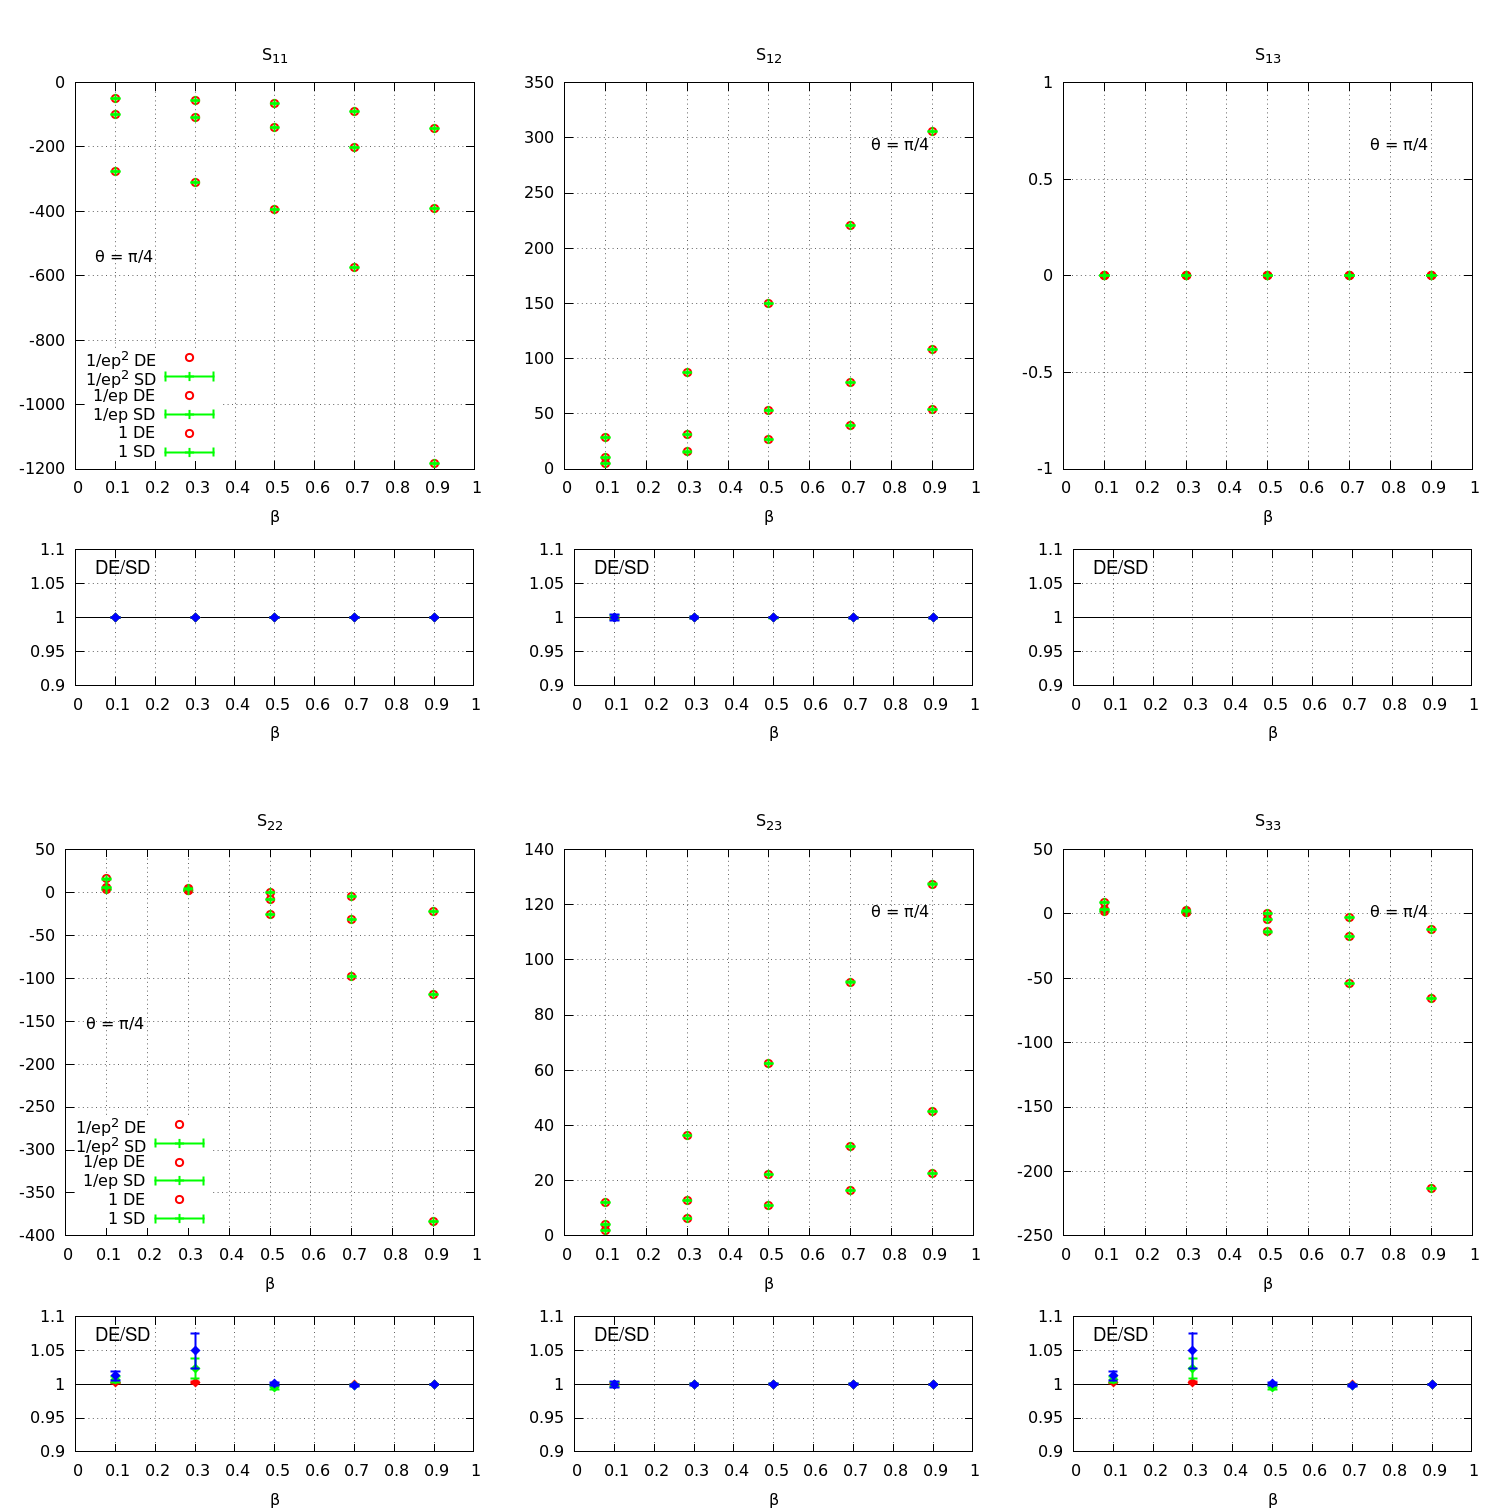

Recreate this plot in gnuplot.
#
 
set terminal pngcairo enhanced size 21in, 21in 
set output 'soft-function-gg-gtad-beta.png'

set multiplot

set ylabel ""
set xlabel "{/Symbol b}"
#set format y "10^{%T}"

set style line 1 lt 1 lw 2 pt 13 ps 1.2 lc rgb "red" 
set style line 2 lt 1 lw 2 pt 13 ps 1.2 lc rgb "green" 
set style line 3 lt 1 lw 2 pt 13 ps 1.2 lc rgb "blue" 
set style line 4 lt 1 lw 2 pt 13 ps 1.2 lc rgb "violet" 

set grid
set xrange [0:1]
set xtics 0.1
set size 0.333333, 0.333333

#-----------------------------------------------------------------------------
#-----------------------------------------------------------------------------
#-- Plots
#-----------------------------------------------------------------------------
#-----------------------------------------------------------------------------

#-----------------------------------------------------------------------------
set origin 0, 0.65
set key bottom left
set title 'S_{11}'
set label 2 "{/Symbol q} = {/Symbol p}/4" at graph 0.05, 0.55 left 
plot   \
  '../tabletad11gg.dat'       u 1:2         ls 1 pt 6 t '1/ep^2 DE',\
  '../tabletad11validgg.dat'  u 1:2:5 w err ls 2 pt 1 t '1/ep^2 SD',\
  '../tabletad11gg.dat'       u 1:3         ls 1 pt 6 t '1/ep DE',\
  '../tabletad11validgg.dat'  u 1:3:6 w err ls 2 pt 1 t '1/ep SD',\
  '../tabletad11gg.dat'       u 1:4         ls 1 pt 6 t '1 DE',\
  '../tabletad11validgg.dat'  u 1:4:7 w err ls 2 pt 1 t '1 SD'

#-----------------------------------------------------------------------------
set origin 0.33, 0.65
set key top left
set title 'S_{12}'
set label 2 "{/Symbol q} = {/Symbol p}/4" at graph 0.75, 0.84 left 
plot   \
  '../tabletad12gg.dat'       u 1:2         ls 1 pt 6 t '',\
  '../tabletad12validgg.dat'  u 1:2:5 w err ls 2 pt 1 t '',\
  '../tabletad12gg.dat'       u 1:3         ls 1 pt 6 t '',\
  '../tabletad12validgg.dat'  u 1:3:6 w err ls 2 pt 1 t '',\
  '../tabletad12gg.dat'       u 1:4         ls 1 pt 6 t '',\
  '../tabletad12validgg.dat'  u 1:4:7 w err ls 2 pt 1 t ''


#-----------------------------------------------------------------------------
set origin 0.66, 0.65
set key top left
set title 'S_{13}'

set label 2 "{/Symbol q} = {/Symbol p}/4" at graph 0.75, 0.84 left 
plot   \
  '../tabletad13gg.dat'       u 1:2         ls 1 pt 6 t '',\
  '../tabletad13validgg.dat'  u 1:2:5 w err ls 2 pt 1 t '',\
  '../tabletad13gg.dat'       u 1:3         ls 1 pt 6 t '',\
  '../tabletad13validgg.dat'  u 1:3:6 w err ls 2 pt 1 t '',\
  '../tabletad13gg.dat'       u 1:4         ls 1 pt 6 t '',\
  '../tabletad13validgg.dat'  u 1:4:7 w err ls 2 pt 1 t ''

#-----------------------------------------------------------------------------
set origin 0, 0.142857
set key bottom left
set title 'S_{22}'
set label 2 "{/Symbol q} = {/Symbol p}/4" at graph 0.05, 0.55 left 
plot   \
  '../tabletad22gg.dat'       u 1:2         ls 1 pt 6 t '1/ep^2 DE',\
  '../tabletad22validgg.dat'  u 1:2:5 w err ls 2 pt 1 t '1/ep^2 SD',\
  '../tabletad22gg.dat'       u 1:3         ls 1 pt 6 t '1/ep DE',\
  '../tabletad22validgg.dat'  u 1:3:6 w err ls 2 pt 1 t '1/ep SD',\
  '../tabletad22gg.dat'       u 1:4         ls 1 pt 6 t '1 DE',\
  '../tabletad22validgg.dat'  u 1:4:7 w err ls 2 pt 1 t '1 SD'

#-----------------------------------------------------------------------------
set origin 0.33, 0.142857
set key top left
set title 'S_{23}'
set label 2 "{/Symbol q} = {/Symbol p}/4" at graph 0.75, 0.84 left 
plot   \
  '../tabletad23gg.dat'       u 1:2         ls 1 pt 6 t '',\
  '../tabletad23validgg.dat'  u 1:2:5 w err ls 2 pt 1 t '',\
  '../tabletad23gg.dat'       u 1:3         ls 1 pt 6 t '',\
  '../tabletad23validgg.dat'  u 1:3:6 w err ls 2 pt 1 t '',\
  '../tabletad23gg.dat'       u 1:4         ls 1 pt 6 t '',\
  '../tabletad23validgg.dat'  u 1:4:7 w err ls 2 pt 1 t ''


#-----------------------------------------------------------------------------
set origin 0.66, 0.142857
set key top left
set title 'S_{33}'

set label 2 "{/Symbol q} = {/Symbol p}/4" at graph 0.75, 0.84 left 
plot   \
  '../tabletad33gg.dat'       u 1:2         ls 1 pt 6 t '',\
  '../tabletad33validgg.dat'  u 1:2:5 w err ls 2 pt 1 t '',\
  '../tabletad33gg.dat'       u 1:3         ls 1 pt 6 t '',\
  '../tabletad33validgg.dat'  u 1:3:6 w err ls 2 pt 1 t '',\
  '../tabletad33gg.dat'       u 1:4         ls 1 pt 6 t '',\
  '../tabletad33validgg.dat'  u 1:4:7 w err ls 2 pt 1 t ''


#-----------------------------------------------------------------------------
#-----------------------------------------------------------------------------
#-- Ratios
#-----------------------------------------------------------------------------
#-----------------------------------------------------------------------------
set size 0.333, 0.142857
unset title
unset label 2


#-----------------------------------------------------------------------------
set origin 0,.507
set yrange [0.9:1.1]
set label 3 "DE/SD" at graph 0.05, 0.9 left font "Helvetica,14"
plot   \
   1 lt -1 t '',\
  '<paste ../tabletad11gg.dat ../tabletad11validgg.dat ' u 1:($2/$6):($9/$2)  w err ls 1 t '',\
  '<paste ../tabletad11gg.dat ../tabletad11validgg.dat ' u 1:($3/$7):($10/$3) w err ls 2 t '',\
  '<paste ../tabletad11gg.dat ../tabletad11validgg.dat ' u 1:($4/$8):($11/$4) w err ls 3 t ''


#-----------------------------------------------------------------------------
set origin 0.33,0.507
#set yrange [*:*]
plot   \
   1 lt -1 t '',\
  '<paste ../tabletad12gg.dat ../tabletad12validgg.dat ' u 1:($2/$6):($9/$2)  w err ls 1 t '',\
  '<paste ../tabletad12gg.dat ../tabletad12validgg.dat ' u 1:($3/$7):($10/$3) w err ls 2 t '',\
  '<paste ../tabletad12gg.dat ../tabletad12validgg.dat ' u 1:($4/$8):($11/$4) w err ls 3 t ''


#-----------------------------------------------------------------------------
set origin 0.66,0.507
#set yrange [*:*]
plot   \
   1 lt -1 t ''
#  '<paste ../tabletad13gg.dat ../tabletad13validgg.dat ' u 1:($2/$6):($9/$2)  w err ls 1 t '',\
#  '<paste ../tabletad13gg.dat ../tabletad13validgg.dat ' u 1:($3/$7):($10/$3) w err ls 2 t '',\
#  '<paste ../tabletad13gg.dat ../tabletad13validgg.dat ' u 1:($4/$8):($11/$4) w err ls 3 t ''

#-----------------------------------------------------------------------------
set origin 0,0.0
set yrange [0.9:1.1]
set label 3 "DE/SD" at graph 0.05, 0.9 left font "Helvetica,14"
plot   \
   1 lt -1 t '',\
  '<paste ../tabletad22gg.dat ../tabletad22validgg.dat ' u 1:($2/$6):($9/$2)  w err ls 1 t '',\
  '<paste ../tabletad22gg.dat ../tabletad22validgg.dat ' u 1:($3/$7):($10/$3) w err ls 2 t '',\
  '<paste ../tabletad22gg.dat ../tabletad22validgg.dat ' u 1:($4/$8):($11/$4) w err ls 3 t ''


#-----------------------------------------------------------------------------
set origin 0.33,0.0
#set yrange [*:*]
plot   \
   1 lt -1 t '',\
  '<paste ../tabletad23gg.dat ../tabletad23validgg.dat ' u 1:($2/$6):($9/$2)  w err ls 1 t '',\
  '<paste ../tabletad23gg.dat ../tabletad23validgg.dat ' u 1:($3/$7):($10/$3) w err ls 2 t '',\
  '<paste ../tabletad23gg.dat ../tabletad23validgg.dat ' u 1:($4/$8):($11/$4) w err ls 3 t ''


#-----------------------------------------------------------------------------
set origin 0.66,0.0
#set yrange [*:*]
plot   \
   1 lt -1 t '',\
  '<paste ../tabletad33gg.dat ../tabletad33validgg.dat ' u 1:($2/$6):($9/$2)  w err ls 1 t '',\
  '<paste ../tabletad33gg.dat ../tabletad33validgg.dat ' u 1:($3/$7):($10/$3) w err ls 2 t '',\
  '<paste ../tabletad33gg.dat ../tabletad33validgg.dat ' u 1:($4/$8):($11/$4) w err ls 3 t ''
